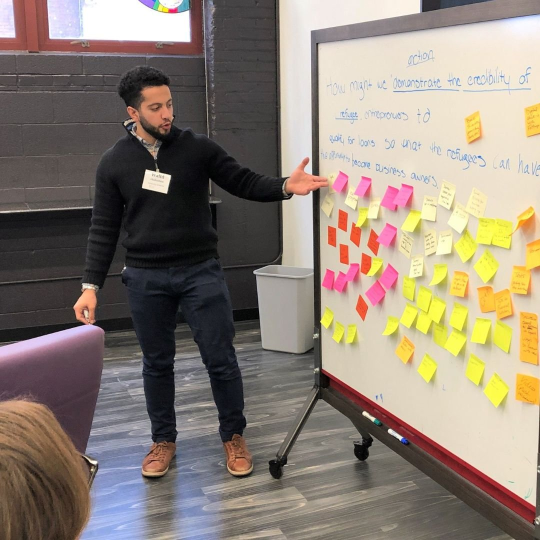
#> input picture 01.jpg, 1080 x 1080 px, given in place of finmango.png, which was not available (shown at 1/2 size)
$ python generate_ambassador_graphics.py
#> lines starting #> are read from the running program, lines starting #| are printed output that depends on the picture; after the words box and inside, x2 and y2 are one past the last pixel; in counts of white or black regions, pixels touching at a corner belong together; pictures that were not available may be replaced by others from this repository, and a replacement may not be noted
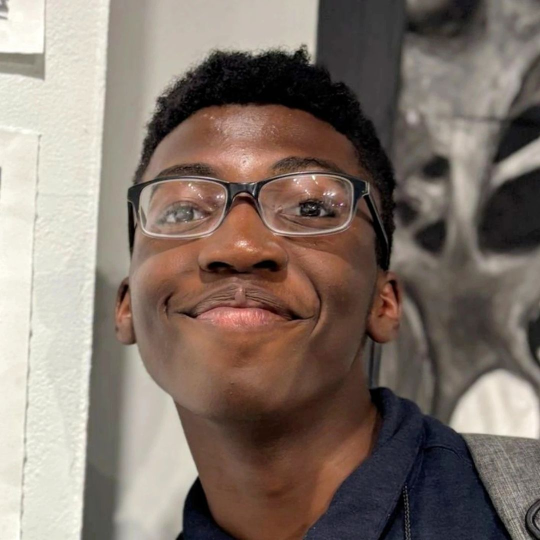
#> input picture 33.jpg, 1080 x 1080 px (shown at 1/2 size)
#> in generate, photo is the input picture: PIL image 1080x1080 RGB; mean R, G, B 130.1, 116.2, 106.8
#> in make_square, `base = Image.new("RGB", (W, H), PAPER).convert("RGBA")`: base: PIL image 1080x1080 RGBA; every value is 255
"""
Generate 2026 FinMango Ambassador social graphics.

Outputs a 1080x1080 square and a 1080x1920 vertical for each ambassador
under /ambassador-graphics/2026/.

V4 design direction (the "keynote"):
- Bold, modern, simple — one idea per canvas. Pure white field, no
  frame, no band, no ornament. A large squircle-cropped photo floats
  on a soft shadow; beneath it the name, huge, in near-black; one
  orange line for the role; the city in gray; a small URL footer and
  the script logo as a letterhead. Everything centered, everything
  breathing.
"""

from pathlib import Path
from PIL import Image, ImageDraw, ImageFont, ImageFilter

ROOT = Path(__file__).resolve().parent.parent
FONTS = Path("/tmp/fonts")
OUT = ROOT / "ambassador-graphics" / "2026"
OUT.mkdir(parents=True, exist_ok=True)

# Brand tokens (lifted from the site)
BLACK = (0, 0, 0)
WHITE = (255, 255, 255)
CREAM = (250, 247, 242)
ORANGE = (255, 107, 53)
GRAY = (107, 101, 96)
INK = (26, 26, 26)

AMBASSADORS = [
    {"slug": "david-johnson",       "name": "David Johnson",        "photo": "33.jpg", "city": "Smyrna, TN",       "country": "USA"},
    {"slug": "dylan-forman",        "name": "Dylan Forman",         "photo": "34.jpg", "city": "Columbus, OH",     "country": "USA"},
    {"slug": "pranita-jadhav",      "name": "Pranita Jadhav",       "photo": "35.jpg", "city": "Pune, India",      "country": "India"},
    {"slug": "hans-patel",          "name": "Hans Patel",           "photo": "36.jpg", "city": "River Edge, NJ",   "country": "USA"},
    {"slug": "onyemeri-ihegazie",   "name": "Onyemeri Ihegazie",    "photo": "37.jpg", "city": "Abia, Nigeria",    "country": "Nigeria"},
    {"slug": "harshil-shah",        "name": "Harshil Shah",         "photo": "38_Updated.jpg", "city": "Columbia, SC",     "country": "USA"},
    {"slug": "eduardo-charles-alba","name": "Eduardo Charles Alba", "photo": "39.jpg", "city": "Santo Domingo, DR","country": "Dominican Republic"},
    {"slug": "caleb-vales",         "name": "Caleb Vales",          "photo": "40.jpg", "city": "North Olmsted, OH","country": "USA"},
    {"slug": "aren-inan",           "name": "Aren Inan",            "photo": "41.jpg", "city": "Ridgefield, NJ",   "country": "USA"},
    {"slug": "hayley-foote",        "name": "Hayley Foote",         "photo": "42.jpg", "city": "Columbus, OH",     "country": "USA"},
    {"slug": "sophie-hong",         "name": "Sophie Hong",          "photo": "43.jpg", "city": "Concord, MA",      "country": "USA"},
    {"slug": "devin-acar",          "name": "Devin Acar",           "photo": "45.jpg", "city": "Montvale, NJ",     "country": "USA"},
]

ROLE_LABEL = "2026 FinMango Ambassador"
MISSION = "Advancing financial health."
URL = "finmango.org/ambassadors"


# ---------- font + geometry helpers ----------

def font(style: str, size: int) -> ImageFont.FreeTypeFont:
    files = {
        "serif":   "DMSerifDisplay-Regular.ttf",
        "regular": "DMSans-Regular.ttf",
        "medium":  "DMSans-Medium.ttf",
        "bold":    "DMSans-Bold.ttf",
    }
    return ImageFont.truetype(str(FONTS / files[style]), size)


def measure(f: ImageFont.FreeTypeFont, text: str):
    bbox = f.getbbox(text)
    return bbox[2] - bbox[0], bbox[3] - bbox[1]


# [29 lines left out: functions draw_tracked, circle_crop, not called in this run]


def soft_shadow(circle_rgba: Image.Image, blur: int = 18, offset=(0, 10), alpha: int = 70) -> Image.Image:
    w, h = circle_rgba.size
    pad = blur * 3
    shadow = Image.new("RGBA", (w + pad * 2, h + pad * 2), (0, 0, 0, 0))
    shadow_mask = Image.new("L", shadow.size, 0)
    shadow_mask.paste(circle_rgba.split()[3], (pad + offset[0], pad + offset[1]))
    shadow_mask = shadow_mask.filter(ImageFilter.GaussianBlur(blur))
    black_fill = Image.new("RGBA", shadow.size, (0, 0, 0, alpha))
    shadow.paste(black_fill, (0, 0), shadow_mask)
    return shadow


def fit_logo(logo: Image.Image, target_height: int) -> Image.Image:
#> called with target_height = 58
    ratio = target_height / logo.height
#> ratio = 0.0537
    return logo.resize((int(logo.width * ratio), target_height), Image.LANCZOS)


# ---------- squiggle (from the site's SVG divider) ----------

# [87 lines left out: functions _cubic_points, squiggle_points, draw_squiggle, compose_year_mark, tint_rgba, not called in this run]


# ---------- layouts ----------

# Keynote palette: true white field, near-black ink, quiet grays.
PAPER = (255, 255, 255)
INK4 = (17, 17, 20)
GRAY4 = (110, 110, 115)
FAINT4 = (134, 134, 139)


def squircle_crop(im: Image.Image, size: int, radius: int) -> Image.Image:
    """Center-crop to a square and mask to a continuous rounded rect."""
#> called with size = 600, radius = 56
    im = im.convert("RGB")
    src = min(im.size)
#> src = 1080
    left = (im.width - src) // 2
#> left = 0
    top = (im.height - src) // 2
#> top = 0
    im = im.crop((left, top, left + src, top + src)).resize((size, size), Image.LANCZOS)
    ss = 4
    mask = Image.new("L", (size * ss, size * ss), 0)
#> mask: PIL image 2400x2400 L; every value is 0
    ImageDraw.Draw(mask).rounded_rectangle((0, 0, size * ss - 1, size * ss - 1),
                                           radius=radius * ss, fill=255)
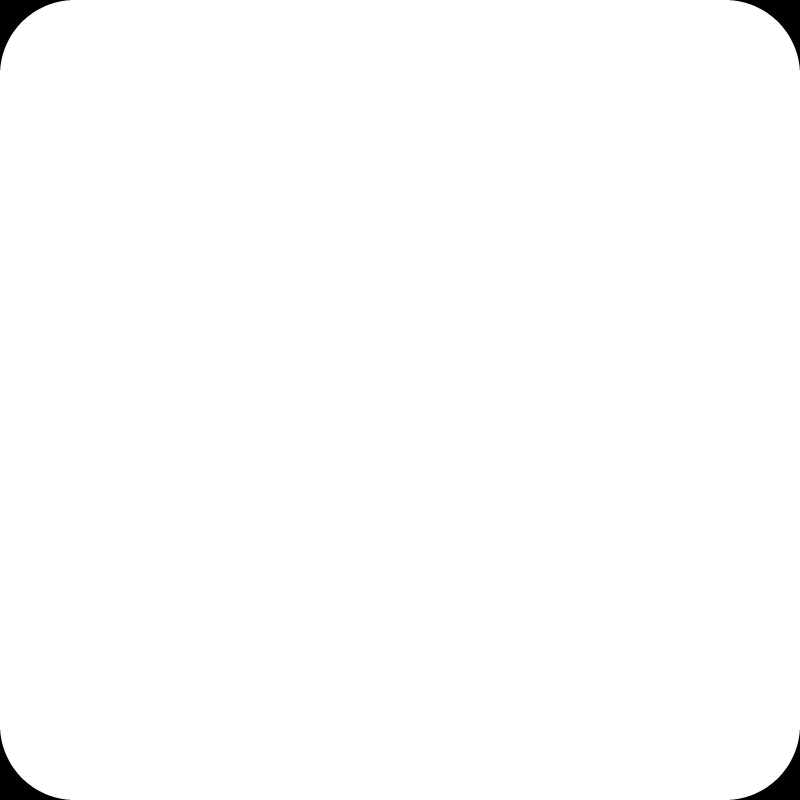
#> mask: PIL image 2400x2400 L (shown at 1/3 size); 99.2% white; 4 black regions, box (x1, y1, x2, y2) and area: (0, 0, 210, 210) 10834, (2190, 0, 2400, 210) 10834, (0, 2190, 210, 2400) 10834, (2190, 2190, 2400, 2400) 10834
    mask = mask.resize((size, size), Image.LANCZOS)
#> mask: PIL image 600x600 L
    out = Image.new("RGBA", (size, size), (0, 0, 0, 0))
#> out: PIL image 600x600 RGBA; every value is 0
    out.paste(im, (0, 0), mask)
    return out


def keynote_photo(base: Image.Image, photo: Image.Image, size: int, radius: int, cx: int, y: int):
    """Squircle photo floating on a soft, low shadow."""
    tile = squircle_crop(photo, size, radius)
    shadow = soft_shadow(tile, blur=38, offset=(0, 22), alpha=42)
#> in soft_shadow, `shadow = Image.new("RGBA", (w + pad * 2, h + pad * 2), (0, 0, 0, 0))`: shadow: PIL image 828x828 RGBA; every value is 0
#> in soft_shadow, `shadow_mask = Image.new("L", shadow.size, 0)`: shadow_mask: PIL image 828x828 L; every value is 0
#> in soft_shadow, `shadow.paste(black_fill, (0, 0), shadow_mask)`:
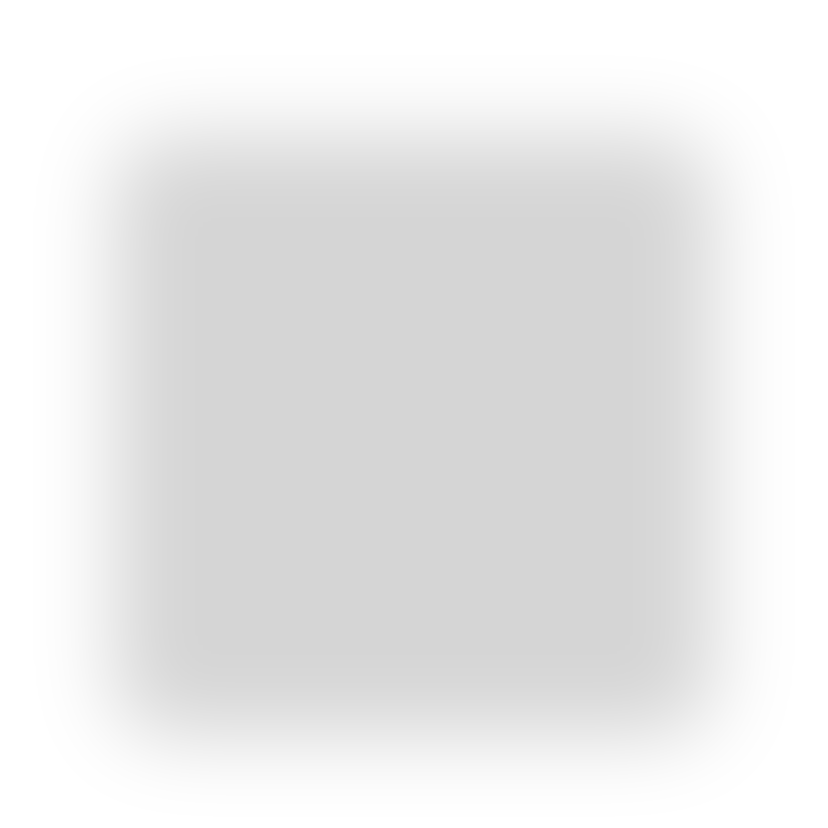
#> shadow: PIL image 828x828 RGBA; mean R, G, B, A 0, 0, 0, 21.9; transparent parts drawn white
    x = cx - size // 2
    base.alpha_composite(shadow, (x - 38 * 3, y - 38 * 3))
    base.alpha_composite(tile, (x, y))


def keynote_text(base: Image.Image, ambassador: dict, cx: int, name_y: int,
                 name_size: int, line_size: int, gap: int, max_w: int):
    """Name, then one line: orange role · gray city. Returns the baseline y."""
#> called with cx = 540, name_y = 822, name_size = 88, line_size = 27, gap = 34, max_w = 940
    draw = ImageDraw.Draw(base)
    name_f = font("bold", name_size)
    while measure(name_f, ambassador["name"])[0] > max_w and name_f.size > 44:
        name_f = font("bold", name_f.size - 4)
    draw.text((cx, name_y), ambassador["name"], font=name_f, fill=INK4, anchor="ma")
    _, name_h = measure(name_f, "Ag")

    line_y = name_y + name_h + gap
    role_f = font("medium", line_size)
    city_f = font("regular", line_size)
    sep = "   ·   "
    role_w = measure(role_f, ROLE_LABEL)[0]
    sep_w = measure(city_f, sep)[0]
    city_w = measure(city_f, ambassador["city"])[0]
    x = cx - (role_w + sep_w + city_w) // 2
    draw.text((x, line_y), ROLE_LABEL, font=role_f, fill=ORANGE, anchor="la")
    draw.text((x + role_w, line_y), sep, font=city_f, fill=FAINT4, anchor="la")
    draw.text((x + role_w + sep_w, line_y), ambassador["city"], font=city_f, fill=GRAY4, anchor="la")
    return line_y + measure(city_f, "Ag")[1]


def make_square(ambassador: dict, photo: Image.Image, logo: Image.Image) -> Image.Image:
    W, H = 1080, 1080
    base = Image.new("RGB", (W, H), PAPER).convert("RGBA")

    # Letterhead: small script logo, centered.
    lg = fit_logo(logo, 58)
    base.alpha_composite(lg.convert("RGBA"), ((W - lg.width) // 2, 46))

    keynote_photo(base, photo, size=600, radius=56, cx=W // 2, y=150)

    keynote_text(base, ambassador, cx=W // 2, name_y=822,
                 name_size=88, line_size=27, gap=34, max_w=W - 140)

    ImageDraw.Draw(base).text((W // 2, H - 58), URL,
                              font=font("regular", 21), fill=FAINT4, anchor="ma")
    return base.convert("RGB")
#> returned value: PIL image 1080x1080 RGB


def make_vertical(ambassador: dict, photo: Image.Image, logo: Image.Image) -> Image.Image:
    W, H = 1080, 1920
    base = Image.new("RGB", (W, H), PAPER).convert("RGBA")
#> base: PIL image 1080x1920 RGBA; every value is 255

    lg = fit_logo(logo, 72)
#> call 2 of fit_logo, with target_height = 72
#> in fit_logo (call 2), `return logo.resize((int(logo.width * ratio), target_height), Image.LAN..`:
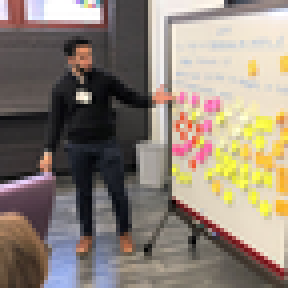
#> returned value: PIL image 72x72 RGBA (shown 4 times larger); mean R, G, B, A 142, 130.2, 118.4, 255
    base.alpha_composite(lg.convert("RGBA"), ((W - lg.width) // 2, 88))

    keynote_photo(base, photo, size=790, radius=72, cx=W // 2, y=250)
#> call 2 of keynote_photo, with size = 790, radius = 72, cx = 540, y = 250
#> in squircle_crop (call 2), `mask = Image.new("L", (size * ss, size * ss), 0)`: mask: PIL image 3160x3160 L; every value is 0
#> in squircle_crop (call 2), `ImageDraw.Draw(mask).rounded_rectangle((0, 0, size * ss - 1, size * ss..`: mask: PIL image 3160x3160 L; 99.3% white; 4 black regions, box (x1, y1, x2, y2) and area: (0, 0, 272, 272) 17893, (2888, 0, 3160, 272) 17893, (0, 2888, 272, 3160) 17893, (2888, 2888, 3160, 3160) 17893
#> in squircle_crop (call 2), `out = Image.new("RGBA", (size, size), (0, 0, 0, 0))`: out: PIL image 790x790 RGBA; every value is 0
#> call 2 of soft_shadow, with blur = 38, offset = (0, 22), alpha = 42
#> in soft_shadow (call 2), `shadow = Image.new("RGBA", (w + pad * 2, h + pad * 2), (0, 0, 0, 0))`: shadow: PIL image 1018x1018 RGBA; every value is 0
#> in soft_shadow (call 2), `shadow_mask = Image.new("L", shadow.size, 0)`: shadow_mask: PIL image 1018x1018 L; every value is 0
#> in soft_shadow (call 2), `shadow_mask = shadow_mask.filter(ImageFilter.GaussianBlur(blur))`:
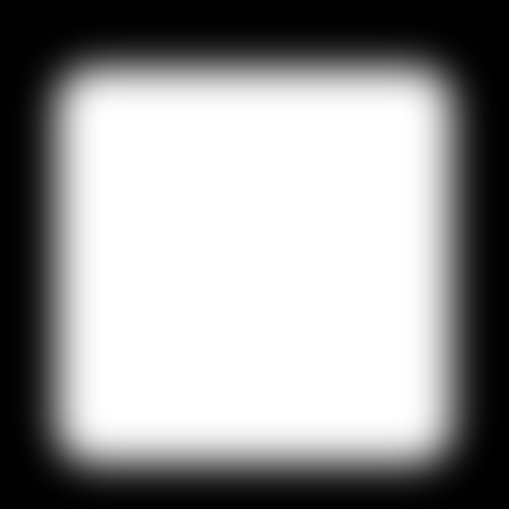
#> shadow_mask: PIL image 1018x1018 L (shown at 1/2 size); min 0, max 255, mean 152.5
#> in keynote_photo (call 2), `base.alpha_composite(tile, (x, y))`:
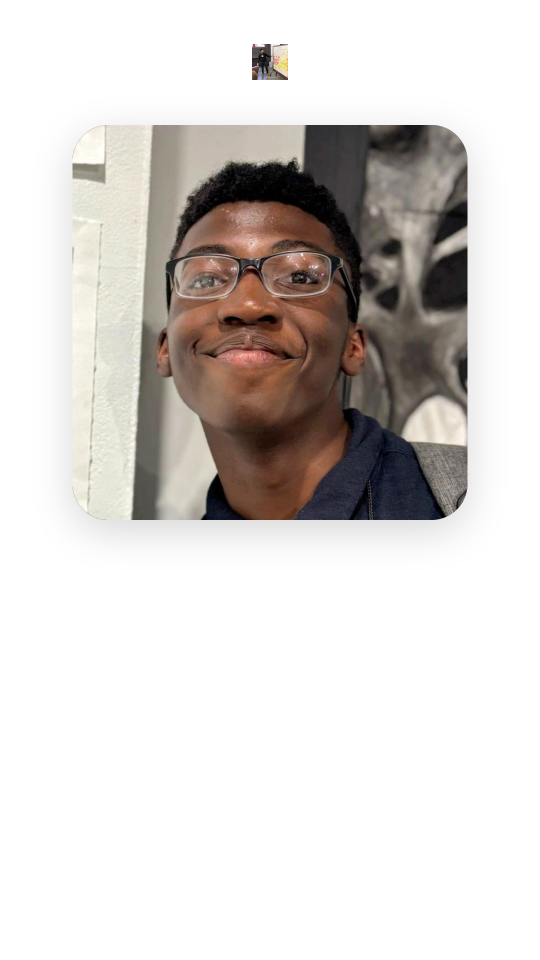
#> base: PIL image 1080x1920 RGBA (shown at 1/2 size); mean R, G, B, A 216.3, 212.1, 209.3, 255

    keynote_text(base, ambassador, cx=W // 2, name_y=1210,
                 name_size=112, line_size=33, gap=46, max_w=W - 160)

    ImageDraw.Draw(base).text((W // 2, H - 96), URL,
                              font=font("regular", 25), fill=FAINT4, anchor="ma")
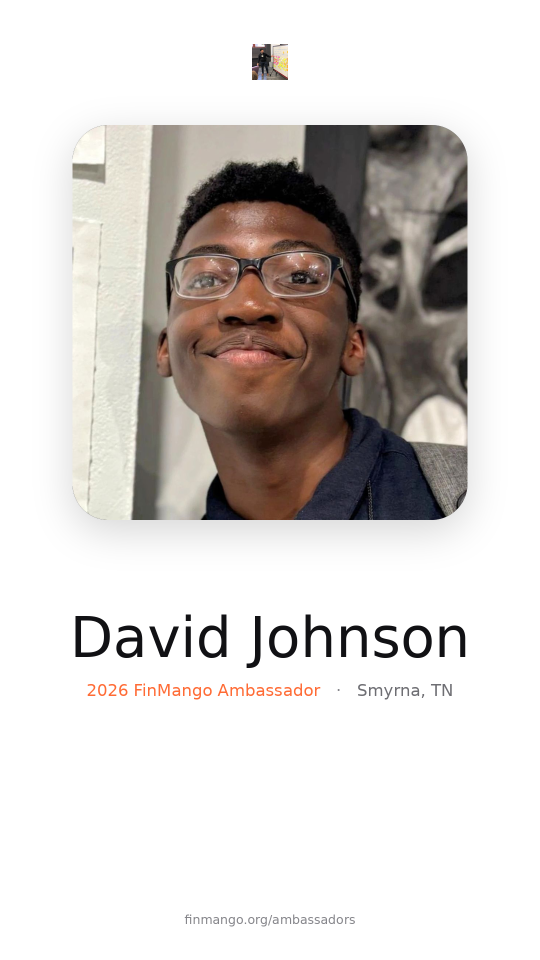
#> base: PIL image 1080x1920 RGBA (shown at 1/2 size); mean R, G, B, A 213.9, 209.5, 206.6, 255
    return base.convert("RGB")
#> returned value: PIL image 1080x1920 RGB


# ---------- entry ----------

def generate(only_slug: str | None = None):
    logo = Image.open(ROOT / "finmango.png").convert("RGBA")
    for a in AMBASSADORS:
        if only_slug and a["slug"] != only_slug:
            continue
        photo_path = ROOT / a["photo"]
        if not photo_path.exists():
            print(f"  ! missing photo: {photo_path}")
            continue
        photo = Image.open(photo_path)

        sq = make_square(a, photo, logo)
        vt = make_vertical(a, photo, logo)

        sq.save(OUT / f"{a['slug']}-square.png", "PNG", optimize=True)
        vt.save(OUT / f"{a['slug']}-vertical.png", "PNG", optimize=True)
        print(f"  {a['slug']}: square + vertical")
#|   david-johnson: square + vertical
#> pass 2 of the loop in generate, `for a in AMBASSADORS:`:
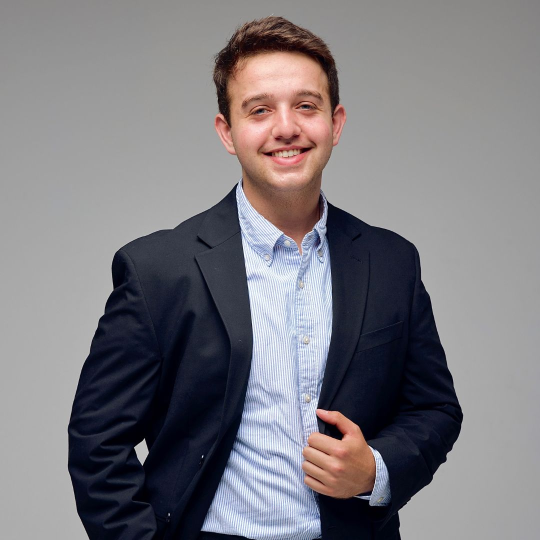
#> input picture 34.jpg, 1080 x 1080 px (shown at 1/2 size)
#> in generate, photo is the input picture: PIL image 1080x1080 RGB; mean R, G, B 124.5, 122.1, 126.9
#> in squircle_crop (call 3), `im = im.crop((left, top, left + src, top + src)).resize((size, size), ..`:
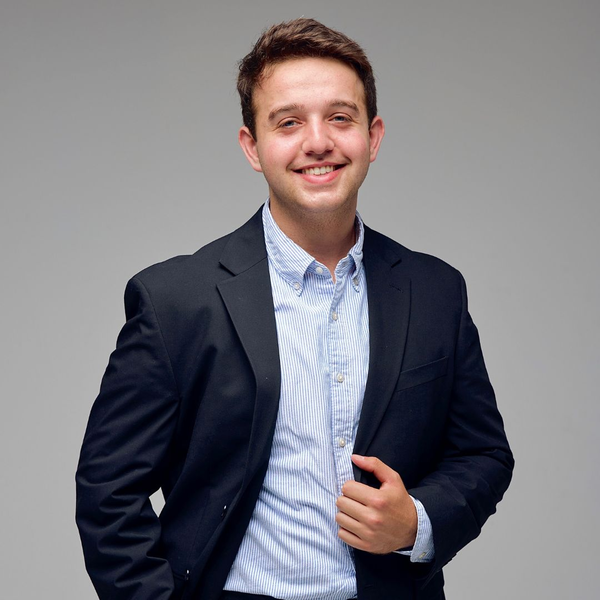
#> im: PIL image 600x600 RGB; mean R, G, B 124.5, 122.1, 126.9
#> in keynote_photo (call 3), `base.alpha_composite(tile, (x, y))`:
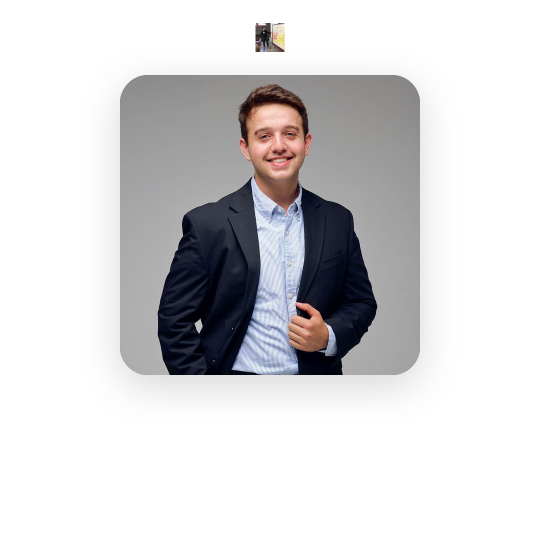
#> base: PIL image 1080x1080 RGBA (shown at 1/2 size); mean R, G, B, A 213.3, 212.5, 213.9, 255
#|   dylan-forman: square + vertical


if __name__ == "__main__":
    import sys
    slug = sys.argv[1] if len(sys.argv) > 1 else None
    generate(slug)
    print("Done.")
